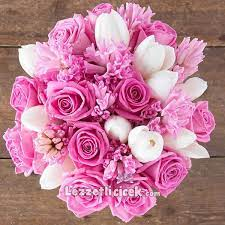
#> input picture indir.jpg, 225 x 225 px
$ python '1.Resim okuma ve yazma işlemleri.py'
#> lines starting #> are read from the running program, lines starting #| are printed output that depends on the picture
import cv2

resim = cv2.imread('indir.jpg',0) ##0 resmi siyah çıkartır##
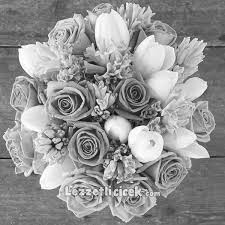
#> resim: shape (225, 225); min 0, max 255, mean 147.3

cv2.imshow('cicek', resim)
cv2.imwrite('siyah.png',resim)
cv2.waitKey(0)
cv2.destroyAllWindows()
